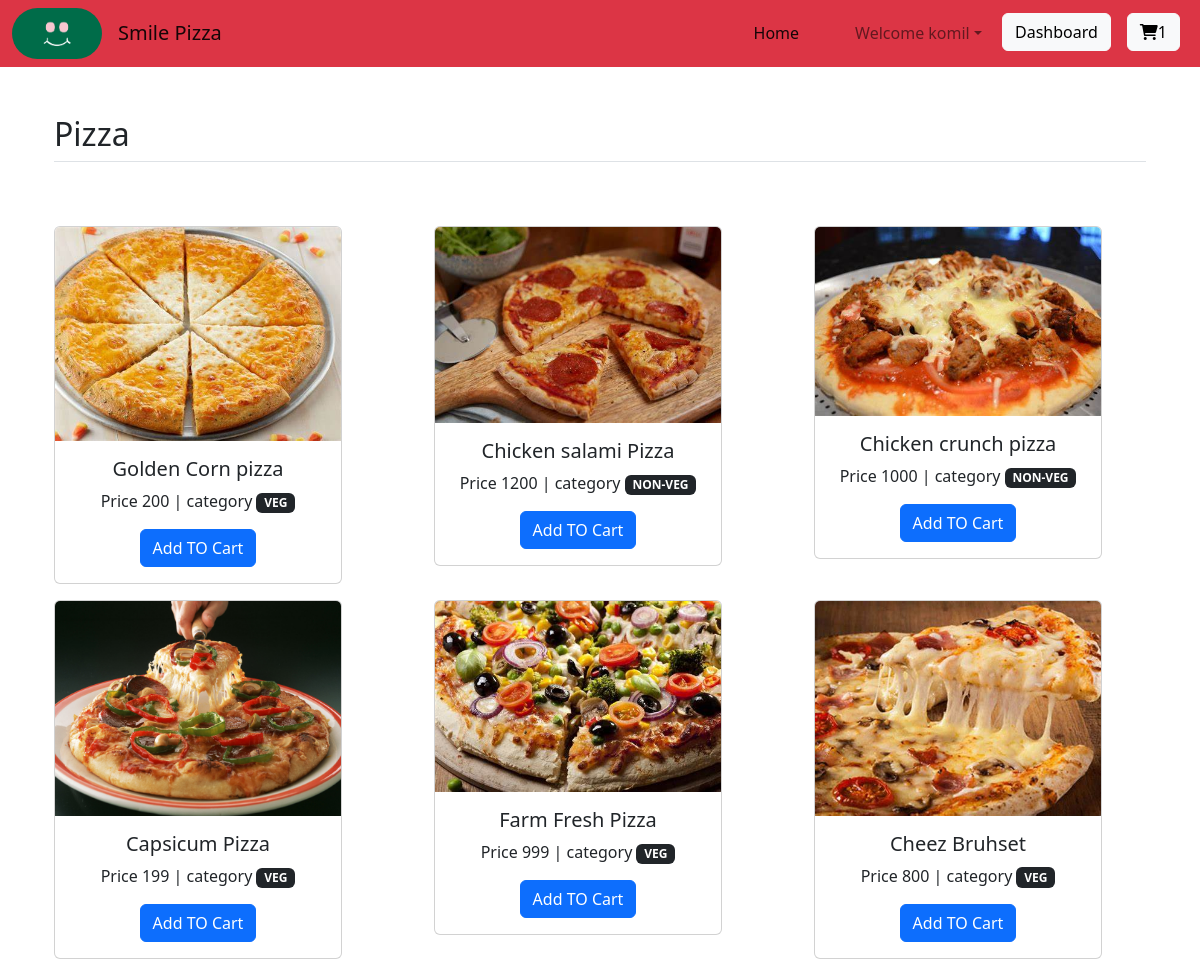
Screenshot of / (signed in) with the database file from the repository.
### home/models.py (models this page shows, shortened)
class BaseModel(models.Model):
    uid = models.UUIDField(default=uuid.uuid4, editable = False, primary_key = True)
    created_at = models.DateField(auto_now_add = True)
    updated_at = models.DateField(auto_now_add = True)
    class Meta:
        abstract = True

class Pizza(BaseModel):
    category = models.ForeignKey(PizzaCategory,on_delete = models.CASCADE,related_name = 'pizzas')
    pizza_name = models.CharField(max_length=50)
    price = models.IntegerField(default=100)
    image = models.ImageField(upload_to='pizza')

class PizzaCategory(BaseModel):
    category_name = models.CharField(max_length = 100)

### home/views.py (the view)
# urls.py: 2. Add a URL to urlpatterns:  path('', views.home, name='home')
def home(request):
    pizzas = Pizza.objects.all()
    data = {
        'pizzas':pizzas,
    }
    return render(request,'home.html',data)

### template/home.html (shortened to what this page needs)
{% extends 'base.html' %}
{% block body %}
<div class="container text-center">
    <div class="row align-items-start">
{% for  pizza in pizzas %}
<div class="col">
<div class="container my-2">
<div class="card" style="width: 18rem;">
    <img src="/media/{{pizza.image}}" class="card-img-top" alt="...">
    <div class="card-body">
      <h5 class="card-title">{{pizza.pizza_name}}</h5>
      <p class="card-text">Price {{pizza.price}} | category <span class="badge text-bg-dark">{{pizza.category.category_name}}</span></p>
      <a href="{% url 'Add_Cart' pizza.uid %}" class="btn btn-primary">Add TO Cart</a>
    </div>
  </div>
</div>
  </div>
  {% endfor %}
    </div></div>
{% endblock %}

### template/base.html (shortened to what this page needs)
<!doctype html>
<html dir="lft">
  <head>
    <link rel="stylesheet" href="https://cdn.jsdelivr.net/npm/bootstrap@5.2.2/dist/css/bootstrap.rtl.min.css">
    <link rel="stylesheet" href="https://cdnjs.cloudflare.com/ajax/libs/font-awesome/6.0.0/css/all.min.css" />
  </head>
  <body>
    <nav class="navbar navbar-expand-lg bg-danger">
      <div class="container-fluid">
        <img class="rounded-5  mx-auto d-block" src="/static/green-smile-01-1900x1069.png" width="90" alt="">
        <a class="navbar-brand" href="/">Smile Pizza</a>
        <div class="collapse navbar-collapse" id="navbarSupportedContent">
          <ul class="navbar-nav me-auto mb-2 mb-lg-0">
            <li class="nav-item">
              <a class="nav-link active" aria-current="page" href="/">Home</a>
            </li>
            {% if user.is_authenticated %}
            <ul class="navbar-nav ml-auto">
              <li class="nav-item dropdown">
                <a class="nav-link dropdown-toggle" href="#" role="button" data-bs-toggle="dropdown" aria-expanded="false">
                  Welcome {{request.user}}
                </a>
              </li>
            </ul>
            <div class="mx-2">
            <a href="{% url 'order' %}" type="submit" class="btn btn-light">Dashboard</a>
            </div>
            <div class="mx-2">
            <a href="{% url 'cart' %}" type="submit" class="btn btn-light"><i class='fa-solid fa-cart-shopping'></i>{{request.user.get_cart_count}}</a>
           </div>
           {% endif %}
         </ul>
        </div>
      </div>
    </nav>
  <div class="container px-4 py-5" id="custom-cards">
    <h2 class="pb-2 border-bottom">Pizza </h2>
</div>
{% block body %}
{% endblock %}
  </body>
</html>

### rows the page displays
Pizza: image (picture), pizza_name "Golden Corn pizza", price "200", category.category_name "VEG"
Pizza: image (picture), pizza_name "Chicken salami Pizza", price "1200", category.category_name "NON-VEG"
Pizza: image (picture), pizza_name "Chicken crunch pizza", price "1000", category.category_name "NON-VEG"
Pizza: image (picture), pizza_name "Capsicum Pizza", price "199", category.category_name "VEG"
Pizza: image (picture), pizza_name "Farm Fresh Pizza", price "999", category.category_name "VEG"
Pizza: image (picture), pizza_name "Cheez Bruhset", price "800", category.category_name "VEG"

### other values shown
{{ request.user }} "komil"
{{ request.user.get_cart_count }} "1"
